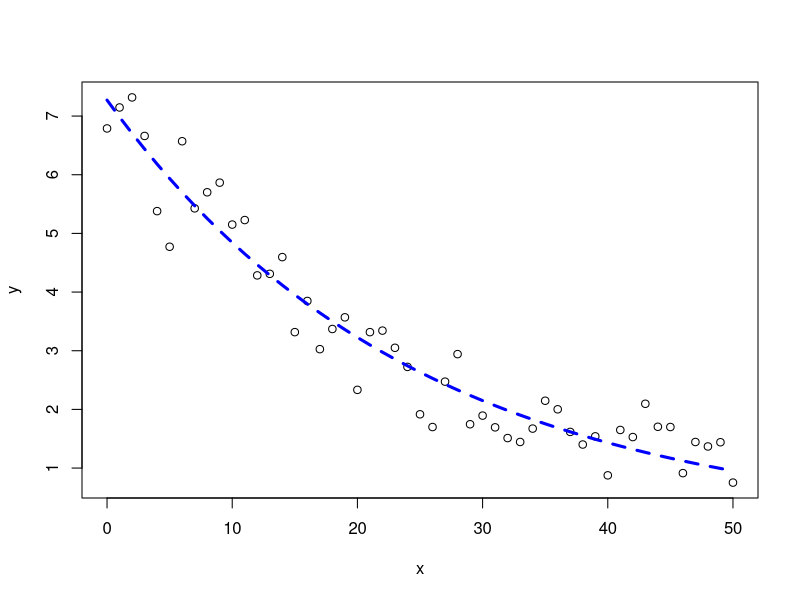
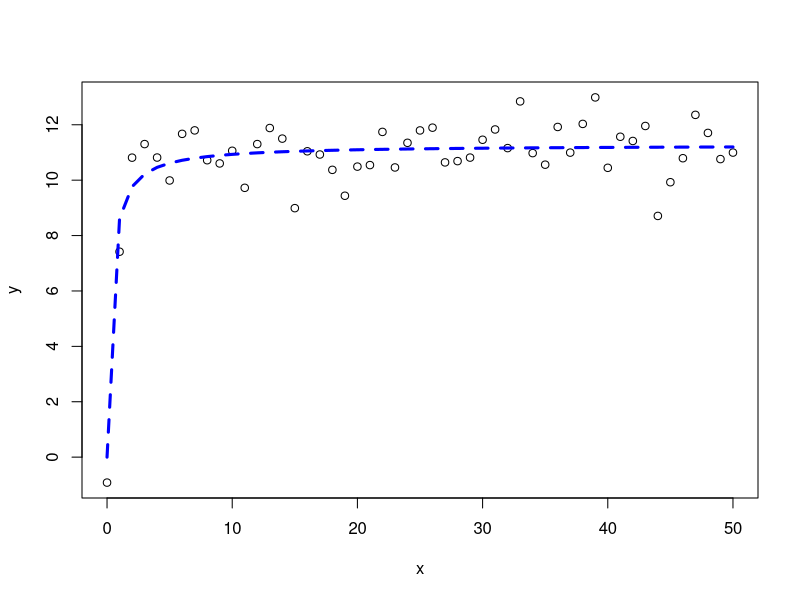

Here is the R script that generated these plots, in order:
###############################
# STATISTICAL THINKING (2022) #
###############################

####################
# NONLINEAR MODELS #
####################

# USE SAME SET OF RANDOM VARIABLES
set.seed(2000)

########################
# BACKGROUND KNOWLEDGE #
########################

# RNORM -> SIMULATE NORMAL DISTRIBUTION WITH GIVEN N, MEAN and SD
# RUNIF -> SIMULATE UNIFORM DISTRIBUTION WITH GIVEN N, MIN & MAX

##################################################
# EXPLONENTIAL FUNCTIONS WITH NEGATIVE EXPONENTS #
##################################################

# SIMULATED DATA
x <- seq(0,50,1)
y <- runif(1,5,15)*exp(-runif(1,0.01,0.05)*x)+rnorm(51,0,0.5)

# SET STARTING VALUES
a_start<-8
b_start<-2*log(2)/a_start

# ESTIMATION OF GOODNESS OF FIT
m<-nls(y~a*exp(-b*x),start=list(a=a_start,b=b_start))
cor(y,predict(m))

# PLOT
plot(x,y)

# NONLINEAR MODEL 
lines(x,predict(m),col="blue",lty=2,lwd=3)

####################################################
# MICHAELIS-MENTEN EQUATION & LOGARITHMIC FUNCTION #
####################################################

# SIMULATED DATA
y <- ((runif(1,10,20)*x)/(runif(1,0,10)+x))+rnorm(51,0,1)

# ESTIMATION OF GOODNESS OF FIT
m<-nls(y~a*x/(b+x), start=list(a=a_start,b=b_start))
cor(y,predict(m))

# PLOT
plot(x,y)

# NONLINEAR MODEL
lines(x,predict(m),lty=2,col="blue",lwd=3)

#############
# THAT'S IT #
#############
